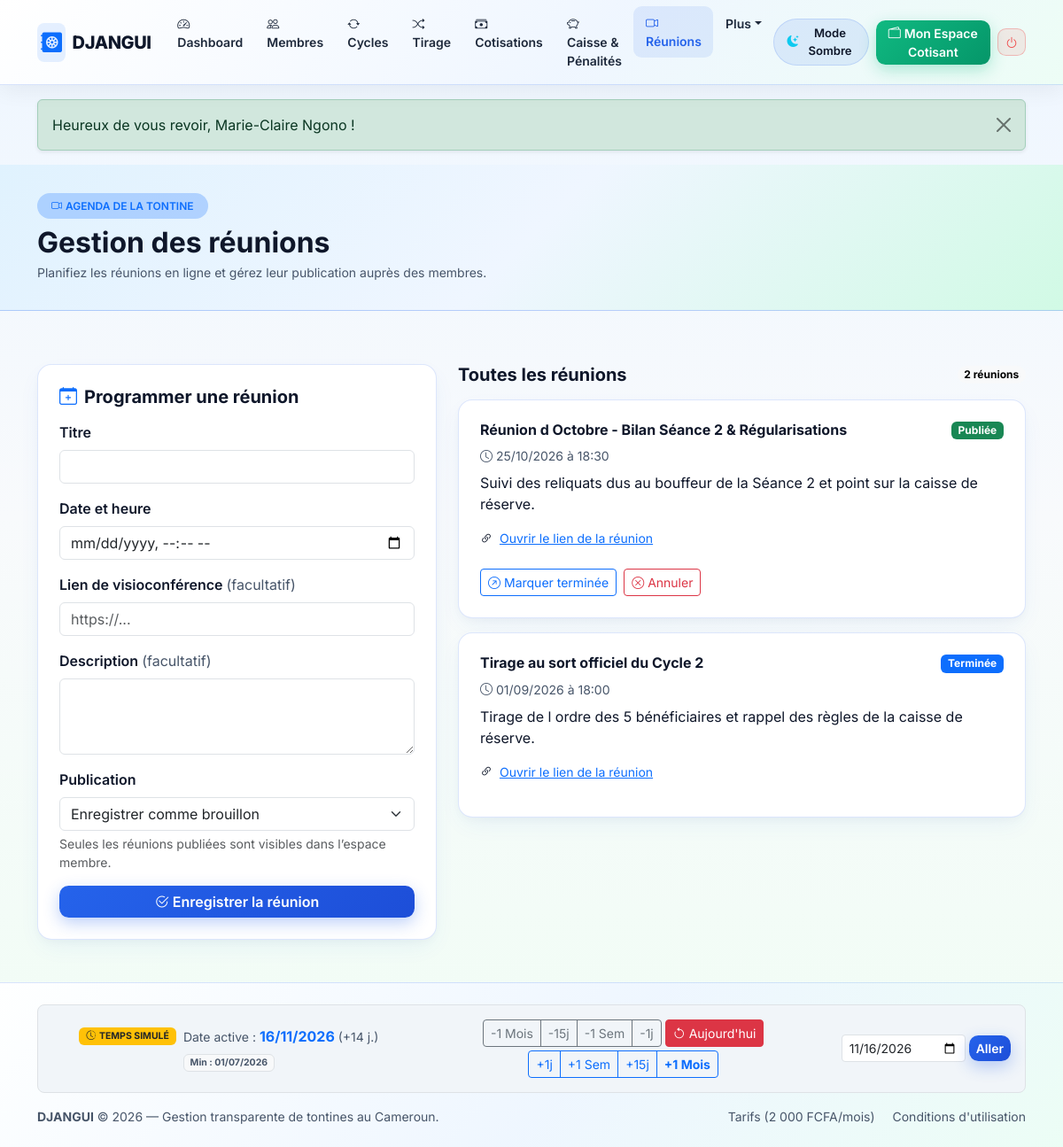
Screenshot of /admin/meetings.php (signed in) with the database file from the repository.
### tables this page shows
CREATE TABLE meetings (
    id INT UNSIGNED AUTO_INCREMENT PRIMARY KEY,
    tontine_id INT UNSIGNED NOT NULL,
    titre VARCHAR(150) NOT NULL,
    date_heure DATETIME NOT NULL,
    lien_zoom VARCHAR(500) DEFAULT NULL,
    description TEXT DEFAULT NULL,
    statut ENUM('brouillon', 'publiee', 'terminee', 'annulee') NOT NULL DEFAULT 'brouillon',
    cree_par_id INT UNSIGNED NOT NULL,
    created_at DATETIME NOT NULL DEFAULT CURRENT_TIMESTAMP,

    CONSTRAINT fk_meetings_tontine FOREIGN KEY (tontine_id) REFERENCES tontines(id) ON DELETE CASCADE ON UPDATE CASCADE,
    CONSTRAINT fk_meetings_admin FOREIGN KEY (cree_par_id) REFERENCES users(id) ON DELETE RESTRICT ON UPDATE CASCADE,
    INDEX idx_meetings_tontine_date (tontine_id, statut, date_heure)
);

### includes/functions.php (called while the page is built, shortened)
<?php
function e($texte) {
    return htmlspecialchars((string)$texte, ENT_QUOTES, 'UTF-8');
}

### admin/meetings.php (the view, shortened to what this page needs)
<?php
require_once __DIR__ . '/../includes/functions.php';
$tontine_id = (int)$_SESSION['tontine_id'];
$stmtMeetings = $pdo->prepare("
    SELECT id, titre, date_heure, lien_zoom, description, statut
    FROM meetings
    WHERE tontine_id = ?
    ORDER BY (date_heure < NOW()) ASC,
             CASE WHEN date_heure >= NOW() THEN date_heure END ASC,
             date_heure DESC
");
$stmtMeetings->execute([$tontine_id]);
$reunions = $stmtMeetings->fetchAll();
$libelles_statut = [
    'brouillon' => 'Brouillon',
    'publiee' => 'Publiée',
    'terminee' => 'Terminée',
    'annulee' => 'Annulée',
];
$classes_statut = [
    'brouillon' => 'text-bg-secondary',
    'publiee' => 'text-bg-success',
    'terminee' => 'text-bg-primary',
    'annulee' => 'text-bg-danger',
];
require_once __DIR__ . '/../includes/header.php';
require_once __DIR__ . '/../includes/navbar.php';
?>
<div class="page-header-dark">
    <div class="container">
        <span class="badge bg-primary bg-opacity-25 text-primary px-3 py-2 rounded-pill fw-semibold mb-2">
            <i class="bi bi-camera-video me-1"></i>AGENDA DE LA TONTINE
        </span>
        <h1 class="fw-bold h2 mb-1">Gestion des réunions</h1>
        <p class="text-muted small mb-0">Planifiez les réunions en ligne et gérez leur publication auprès des membres.</p>
    </div>
</div>
<main class="container pb-5">
    <div class="row g-4 mt-1">
        <section class="col-lg-5" aria-labelledby="form-reunion-title">
            <div class="card card-djangui p-4">
                <h2 id="form-reunion-title" class="h5 fw-bold mb-3">
                    <i class="bi bi-calendar-plus text-primary me-2"></i>Programmer une réunion
                </h2>
                <form method="POST" action="meetings.php">
                    <div class="mb-3">
                        <label for="titre" class="form-label fw-semibold">Titre</label>
                        <input type="text" class="form-control" id="titre" name="titre" maxlength="150" required>
                    </div>
                    <div class="mb-3">
                        <label for="date_heure" class="form-label fw-semibold">Date et heure</label>
                        <input type="datetime-local" class="form-control" id="date_heure" name="date_heure" required>
                    </div>
                    <div class="mb-3">
                        <label for="lien_zoom" class="form-label fw-semibold">Lien de visioconférence <span class="text-muted fw-normal">(facultatif)</span></label>
                        <input type="url" class="form-control" id="lien_zoom" name="lien_zoom" maxlength="500" placeholder="https://...">
                    </div>
                    <div class="mb-3">
                        <label for="description" class="form-label fw-semibold">Description <span class="text-muted fw-normal">(facultatif)</span></label>
                        <textarea class="form-control" id="description" name="description" rows="3"></textarea>
                    </div>
                    <div class="mb-3">
                        <label for="statut" class="form-label fw-semibold">Publication</label>
                        <select class="form-select" id="statut" name="statut">
                            <option value="brouillon">Enregistrer comme brouillon</option>
                        </select>
                        <div class="form-text">Seules les réunions publiées sont visibles dans l’espace membre.</div>
                    </div>
                    <button type="submit" class="btn btn-glow-blue w-100">
                        <i class="bi bi-check2-circle me-1"></i>Enregistrer la réunion
                    </button>
                </form>
            </div>
        </section>
        <section class="col-lg-7" aria-labelledby="reunions-title">
            <div class="d-flex justify-content-between align-items-center mb-3">
                <h2 id="reunions-title" class="h5 fw-bold mb-0">Toutes les réunions</h2>
                <span class="badge rounded-pill text-bg-light"><?= count($reunions) ?> réunion<?= count($reunions) > 1 ? 's' : '' ?></span>
            </div>
            <?php if (empty($reunions)): ?>
                <div class="card card-djangui p-4 text-center text-muted">
                    <i class="bi bi-calendar2-x fs-2 mb-2"></i>
                    Aucune réunion n’est programmée. Utilisez le formulaire pour en créer une.
                </div>
            <?php else: ?>
                <div class="d-flex flex-column gap-3">
                    <?php foreach ($reunions as $reunion): ?>
                        <?php
                        $statut = $reunion['statut'];
                        $transitions_possibles = [
                            'brouillon' => ['publiee' => 'Publier'],
                            'publiee' => ['terminee' => 'Marquer terminée'],
                        ];
                        ?>
                        <article class="card card-djangui p-4">
                            <div class="d-flex flex-wrap justify-content-between align-items-start gap-2 mb-2">
                                <h3 class="h6 fw-bold mb-0"><?= e($reunion['titre']) ?></h3>
                                <span class="badge <?= e($classes_statut[$statut] ?? 'text-bg-secondary') ?>">
                                    <?= e($libelles_statut[$statut] ?? $statut) ?>
                                </span>
                            </div>
                            <p class="small text-muted mb-2">
                                <i class="bi bi-clock me-1"></i><?= date('d/m/Y à H:i', strtotime($reunion['date_heure'])) ?>
                            </p>
                            <?php if (!empty($reunion['description'])): ?>
                                <p class="mb-3"><?= nl2br(e($reunion['description'])) ?></p>
                            <?php endif; ?>
                            <?php if (!empty($reunion['lien_zoom'])): ?>
                                <p class="small mb-3">
                                    <i class="bi bi-link-45deg me-1"></i>
                                    <a href="<?= e($reunion['lien_zoom']) ?>" target="_blank" rel="noopener noreferrer">Ouvrir le lien de la réunion</a>
                                </p>
                            <?php endif; ?>
                            <?php if (!empty($transitions_possibles[$statut]) || in_array($statut, ['brouillon', 'publiee'], true)): ?>
                                <div class="d-flex flex-wrap gap-2 mt-2">
                                    <?php foreach ($transitions_possibles[$statut] ?? [] as $destination => $libelle): ?>
                                        <form method="POST" action="meetings.php">
                                            <button type="submit" class="btn btn-sm btn-outline-primary">
                                                <i class="bi bi-arrow-up-right-circle me-1"></i><?= e($libelle) ?>
                                            </button>
                                        </form>
                                    <?php endforeach; ?>
                                    <?php if (in_array($statut, ['brouillon', 'publiee'], true)): ?>
                                        <form method="POST" action="meetings.php" onsubmit="return confirm('Confirmer l’annulation de cette réunion ?');">
                                            <button type="submit" class="btn btn-sm btn-outline-danger">
                                                <i class="bi bi-x-circle me-1"></i>Annuler
                                            </button>
                                        </form>
                                    <?php endif; ?>
                                </div>
                            <?php endif; ?>
                        </article>
                    <?php endforeach; ?>
                </div>
            <?php endif; ?>
        </section>
    </div>
</main>
<?php require_once __DIR__ . '/../includes/footer.php'; ?>

### assets/css/style.css (style rules this page uses)
:root, [data-theme="light"] { --dj-bg-body: #f4f8fb; --dj-bg-body-gradient: linear-gradient(180deg, #eef6ff 0%, #f8fafc 45%, #f0fdf4 100%); --dj-bg-card: #fff; --dj-bg-section-alt: linear-gradient(135deg, #ffffff 0%, #f0f7ff 60%, #ecfdf5 100%); --dj-bg-box: #f1f5f9; --dj-text-main: #0f172a; --dj-text-muted: #475569; --dj-border-color: rgba(37, 99, 235, 0.16); --dj-navbar-bg: linear-gradient(135deg, rgba(255, 255, 255, 0.96) 0%, rgba(239, 246, 255, 0.96) 55%, rgba(236, 253, 245, 0.96) 100%); --dj-navbar-border: rgba(37, 99, 235, 0.18); --dj-navbar-shadow: 0 6px 24px rgba(15, 23, 42, 0.06); --dj-nav-link: #1e293b; --dj-nav-link-hover-bg: rgba(37, 99, 235, 0.10); --dj-nav-link-active: #2563eb; --dj-brand-text: #0f172a; --dj-hero-overlay: linear-gradient(125deg, rgba(255, 255, 255, 0.93) 0%, rgba(224, 242, 254, 0.88) 52%, rgba(209, 250, 229, 0.84) 100%); --dj-hero-title: #0f172a; --dj-hero-subtitle: #1e293b; --dj-hero-shadow: 0 2px 10px rgba(255, 255, 255, 0.8); --dj-hero-badge-bg: rgba(37, 99, 235, 0.10); --dj-hero-badge-border: rgba(37, 99, 235, 0.30); --dj-hero-invite-bg: rgba(255, 255, 255, 0.88); --dj-hero-invite-border: rgba(37, 99, 235, 0.25); --dj-phone-frame: linear-gradient(145deg, #ffffff 0%, #e2e8f0 100%); --dj-phone-border: #cbd5e1; --dj-phone-screen: #f8fafc; --dj-phone-tx-bg: #ffffff; --dj-phone-pot-bg: linear-gradient(135deg, #2563eb 0%, #0284c7 60%, #059669 100%); --dj-accent-card-bg: linear-gradient(135deg, #e0f2fe 0%, #eff6ff 50%, #d1fae5 100%); --dj-accent-card-border: rgba(37, 99, 235, 0.28); --dj-accent-card-text: #0f172a; --dj-accent-subbox-bg: rgba(255, 255, 255, 0.85); --dj-card-shadow: 0 10px 28px -6px rgba(37, 99, 235, 0.08), 0 4px 12px -3px rgba(15, 23, 42, 0.04); --dj-hover-shadow: 0 20px 38px -8px rgba(37, 99, 235, 0.22); --dj-table-head-bg: linear-gradient(90deg, #1e3a8a 0%, #2563eb 100%); --dj-table-head-text: #ffffff; --dj-blue: #2563eb; --dj-emerald: #059669; }
body { background: var(--dj-bg-body-gradient); background-color: var(--dj-bg-body); color: var(--dj-text-main); font-family: 'Inter', system-ui, -apple-system, sans-serif; min-height: 100vh; display: flex; flex-direction: column; transition: background 0.3s ease, color 0.25s ease; overflow-x: hidden; }
.text-muted { color: var(--dj-text-muted) !important; }
.card-djangui { background-color: var(--dj-bg-card); color: var(--dj-text-main); border: 1px solid var(--dj-border-color); border-radius: 1rem; box-shadow: var(--dj-card-shadow); transition: transform 0.28s ease, box-shadow 0.28s ease, border-color 0.28s ease, background-color 0.25s ease; }
.page-header-dark { background: var(--dj-accent-card-bg); color: var(--dj-accent-card-text); padding: 2rem 0; margin-bottom: 2rem; border-bottom: 1px solid var(--dj-accent-card-border); }
.btn-glow-blue, .btn-navy { background: linear-gradient(135deg, #2563eb 0%, #1d4ed8 100%); border: none; color: #ffffff !important; font-weight: 600; border-radius: 0.65rem; box-shadow: 0 6px 18px rgba(37, 99, 235, 0.30); transition: all 0.25s ease; }

### rows the page displays
meetings: titre "Réunion d Octobre - Bilan Séance 2 & Régularisations", statut "Publiée", date_heure "25/10/2026 à 18:30", description "Suivi des reliquats dus au bouffeur de la Séance 2 et point sur la caisse de réserve.", statut "Marquer terminée"
meetings: titre "Tirage au sort officiel du Cycle 2", statut "Terminée", date_heure "01/09/2026 à 18:00", description "Tirage de l ordre des 5 bénéficiaires et rappel des règles de la caisse de réserve."

### other values shown
$_SESSION['flash_texte'] "Heureux de vous revoir, Marie-Claire Ngono !"
count($reunions) "2"
$date_sim_str "16/11/2026"
$jours_ecart "14"
$date_min_str "01/07/2026"
date_actuelle('Y') "2026"
